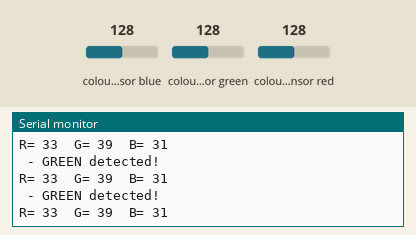
Recording of a sketch running on a simulated Arduino Uno, built with avr-gcc and run on an emulated ATmega328P. On the bench: the last lines printed to the serial monitor. Wiring (inferred from the names in the program): TCS3200 colour sensor: output pin 8; S2 pin 7; S3 pin 6; S0 pin 5; S1 pin 4. Inputs (shaded band) come from the test bench; at power-on: colour sensor blue 128, colour sensor red 128, colour sensor green 128.

Above: at 1.2 s.
1.3 s: colour sensor blue set to 5
At 1.42 s:
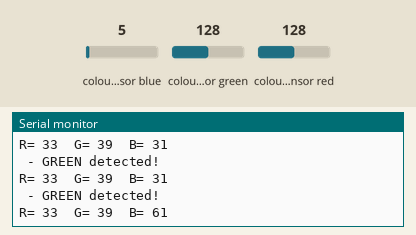
3.3 s: colour sensor red set to 5
At 3.53 s:
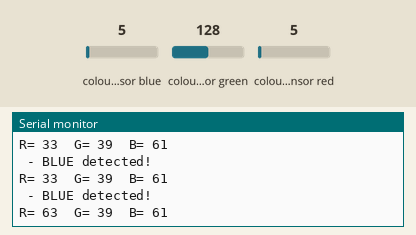
5.4 s: colour sensor green set to 5
At 5.64 s:
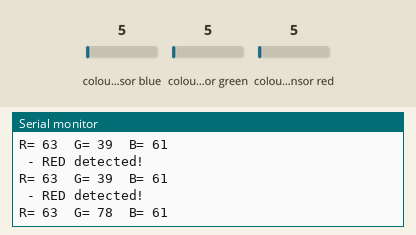

The sketch:

colorSensro.ino
```cpp
#define S0 5
#define S1 4
#define S2 7
#define S3 6
#define sensorOut 8
int redFrequency = 0;
int blueFrequency = 0;
int greenFrequency = 0;

int redColor = 0;
int blueColor = 0;
int greenColor = 0;

void setup() {
  pinMode(S0, OUTPUT);
  pinMode(S1, OUTPUT);
  pinMode(S2, OUTPUT);
  pinMode(S3, OUTPUT);
  pinMode(sensorOut, INPUT);

  // Setting frequency-scaling to 20%
  digitalWrite(S0,HIGH);
  digitalWrite(S1,LOW);

  Serial.begin(9600);
}
void loop() {
  // Setting red filtered photodiodes to be read
  digitalWrite(S2,LOW);
  digitalWrite(S3,LOW);
  // Reading the output frequency
  redFrequency = pulseIn(sensorOut, LOW);
  // Remaping the value of the frequency to 0 - 255
  redColor = map(redFrequency,0,255,27,72);
  // Printing the value on the serial monitor
  Serial.print("R= ");//printing name
  Serial.print(redColor);//printing RED color frequency
  Serial.print("  ");
  delay(100);
  // Setting Green filtered photodiodes to be read
  digitalWrite(S2,HIGH);
  digitalWrite(S3,HIGH);
  // Reading the output frequency
  greenFrequency = pulseIn(sensorOut, LOW);
  greenColor = map(greenFrequency, 0,255,30,90);
  // Printing the value on the serial monitor
  Serial.print("G= ");//printing name
  Serial.print(greenColor);//printing RED color frequency
  Serial.print("  ");
  delay(100);
  // Setting Blue filtered photodiodes to be read
  digitalWrite(S2,LOW);
  digitalWrite(S3,HIGH);
  // Reading the output frequency
  blueFrequency = pulseIn(sensorOut, LOW);
  blueColor = map(blueFrequency, 0,255,25,70);
  // Printing the value on the serial monitor
  Serial.print("B= ");//printing name
  Serial.print(blueColor);//printing RED color frequency
  Serial.println("  ");
  delay(100);


 // Checks the current detected color and prints
  // a message in the serial monitor
  if(redColor > greenColor && redColor > blueColor){
      Serial.println(" - RED detected!");
  }
  if(greenColor > redColor && greenColor > blueColor){
    Serial.println(" - GREEN detected!");
  }
  if(blueColor > redColor && blueColor > greenColor){
    Serial.println(" - BLUE detected!");
  }

}
```

Measured:
- after the input at 3.3 s, the serial monitor: prints a new line at once (image 2)
- after the input at 5.4 s, the serial monitor: prints a new line after 0.05 s (image 3)
